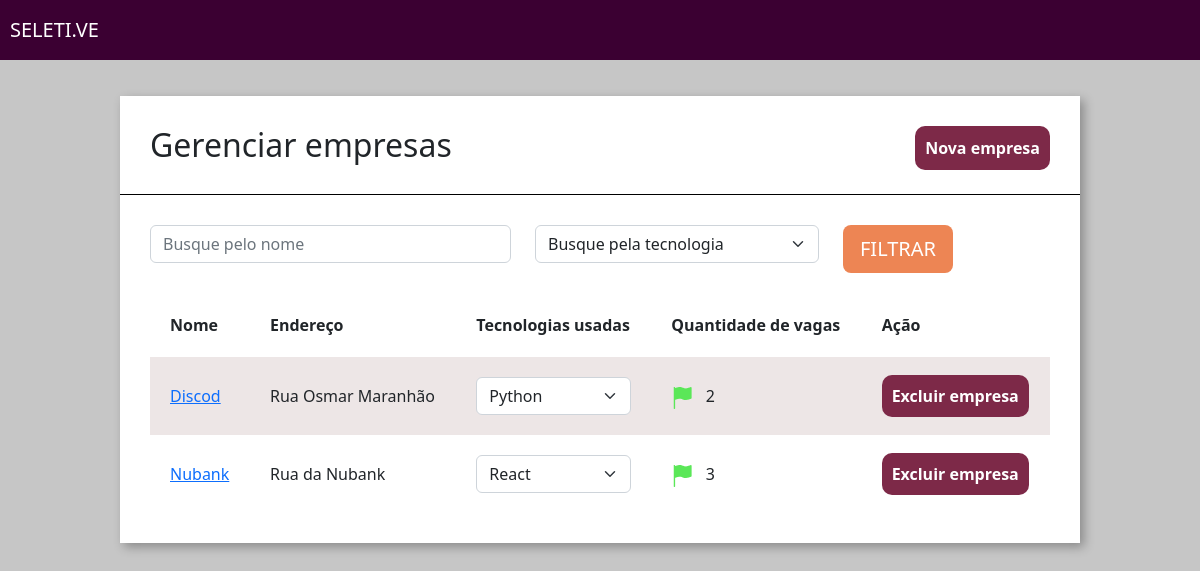
Page /home/empresas/ on the committed database.
### empresa/models.py (models this page shows, shortened)
class Empresa(models.Model):
    choices_nicho_mercado = (
        ('M', 'Marketing'),
        ('N', 'Nutrição'),
        ('D', 'Design')
    )
    logo = models.ImageField(upload_to="logo_empresa", null=True)
    nome = models.CharField(max_length=30)
    email = models.EmailField()
    cidade = models.CharField(max_length=30)
    tecnologias = models.ManyToManyField(Tecnologias)
    endereco = models.CharField(max_length=60)
    nicho_mercado = models.CharField(max_length=3, choices=choices_nicho_mercado)
    caracteristica_empresa = models.TextField()
    def qtd_vagas(self):
        return Vagas.objects.filter(empresa__id = self.id).count()

### empresa/views.py (the view)
# urls.py: path('empresas/', views.empresas, name="empresas"),
def empresas(request):
    technologias_filtrar = request.GET.get('tecnologias')
    nome_filtrar = request.GET.get('nome')
    empresas = Empresa.objects.all()
    if technologias_filtrar:
        empresas = empresas.filter(tecnologias = technologias_filtrar)
    if nome_filtrar:
        empresas = empresas.filter(nome__icontains = nome_filtrar)
    tecnologias = Tecnologias.objects.all()
    return render(request, 'empresa.html', {'empresas': empresas, 'tecnologias': tecnologias})

### empresa/models.py (called while the page is built)
    def __str__(self):
        return self.tecnologia

### empresa/templatestags/filtro.py (called while the page is built)
@register.filter(name='is_par')
def is_par(valor):
    return True if valor % 2 == 0 else False

### empresa/templates/empresa.html (shortened to what this page needs)
{% extends 'base.html' %}
{% load static %}
{% load filtro %}
{% block 'head' %}
    <link href="{% static 'empresa/css/empresas.css' %}" rel="stylesheet">
{% endblock %}
{% block 'body' %}
    <div class="wrapper">
        <div class="box">
            <div class="header-box">
                <h2 class="titulo">Gerenciar empresas</h2>
                <a href="{% url 'nova_empresa' %}" class="btn-nova-empresa">Nova empresa</a>
            </div>
            <div class="borda-box"></div>
            <div class="body-box">
                <form action="{% url 'empresas' %}" method="GET"> {% csrf_token %}
                    <div class="row">
                            <div class="col-md-5">
                                <input type="text" placeholder="Busque pelo nome" class="form-control" name="nome">
                            </div>
                            <div class="col-md-4">
                                <select class="form-select" name="tecnologias">
                                    <option value="">Busque pela tecnologia</option>
                                </select>
                            </div>
                        <div class="col-md-3">
                            <input type="submit" value="FILTRAR" class="btn btn-lg btn-orange">
                        </div>
                    </div>
                </form>
                <table class="tabela" cellpadding="20">
                    <tr>
                        <th>Nome</th>
                        <th>Endereço</th>
                        <th>Tecnologias usadas</th>
                        <th>Quantidade de vagas</th>
                        <th>Ação</th>
                    </tr>
                    {% for empresa in empresas %}
                        <tr {% if not forloop.counter|is_par %} class="tabela-linha" {% endif %} >
                            <td><a href="{% url 'empresa_unica' empresa.id %}">{{ empresa.nome }}</a></td>
                            <td>{{ empresa.endereco}}</td>
                            <td>
                                <select class="form-select">
                                    {% for tech in empresa.tecnologias.all %}
                                        <option>{{tech}}</option>
                                    {% endfor %}
                                </select>
                            </td>
                            <td>
                                {% if empresa.qtd_vagas > 0 %}
                                    <img src="{% static 'empresa/img/flag_green.png' %}">
                                {% else %}
                                    <img src="{% static 'empresa/img/flag_red.png' %}">
                                {% endif %}
                                &nbsp&nbsp{{empresa.qtd_vagas}}
                            </td>
                            <td>
                                <a class="btn-excluir" href="{% url 'excluir_empresa' empresa.id %}">Excluir empresa</a>
                            </td>
                        </tr>
                    {% endfor %}
                </table>
            </div>
        </div>
    </div>
{% endblock%}

### templates/static/base/css/base.css (style rules this page uses)
body { background-color: #C6C6C6; }

### templates/static/empresa/css/empresas.css (style rules this page uses)
.wrapper { margin-top: 3%; display: flex; flex-direction: row; justify-content: center; align-items: center; }
.box { width: 80vw; background: #fff; box-shadow: 4px 4px 10px rgba(0,0,0,.3); }
.titulo { display: inline; }
.btn-nova-empresa { float: right; text-decoration: none; color: white; background-color: #7D2948; padding: 10px; border-radius: 10px; font-weight: bold; }
.header-box { padding: 30px; }
.borda-box { border-top: 1px solid black; }
.body-box { padding: 30px; }
.btn-orange { background-color: #ED8554; color: white; }
.tabela { width: 100%; margin-top: 20px; }
.tabela-linha { background-color: #EDE6E6; }
.btn-excluir { text-decoration: none; color: white; background-color: #7D2948; padding: 10px; border-radius: 10px; font-weight: bold; }

### rows in the picture
Empresa: nome "Discod", endereco "Rua Osmar Maranhão", qtd_vagas "2"
Empresa: nome "Nubank", endereco "Rua da Nubank", qtd_vagas "3"

### other values in the picture
form field value "Python"
form field value "React"
